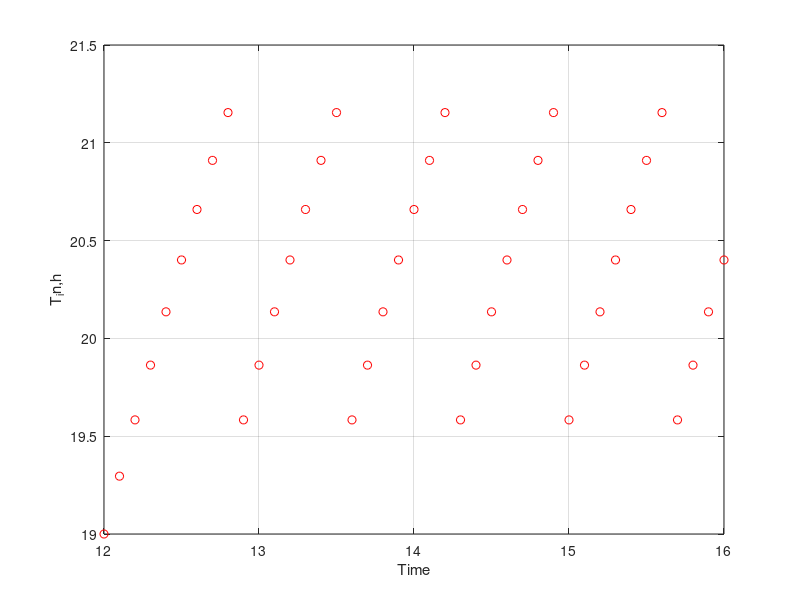

Source code (MATLAB):
length_1 = 20; %house length parameters
length_2 = 10;
length_3 = 4;
beta = 40; %roof angle
N_win = 4; %number of windows
N_wall = 1; %number of walls "all in one"
areaWin = 1; %area of windows
areaWall = 236; %area off walls
thermWall = 136.8; %wall thermal coeffient
thermWin = 2808; %window thermal coeffient
thickWin = 0.07; %thickness of windows 
thickWall = 0.2; %thickness of walls
airDen = 1.225; %air density
ca = 1.01; %thermal capasity of air
COP = 2; %coeffiecient of performance
P = 3; %power 3KW

Volume = (length_1*length_2*length_3) + (tand(beta)*length_1*length_2); %house volume
mass = Volume*airDen;
R_win = (1/N_win) * (thickWin/(thermWin*areaWin)); %resistance of windows
R_wall = (1/N_wall) * (thickWall/(thermWall*areaWall)); %resistance of walls
Rh = 1/(1/R_wall + 1/R_win); %paralel circuit
fprintf("Volume = %.10f\n",Volume)
fprintf("Mass = %.10f\n",mass)
fprintf("Walls' R = %.10f\n",R_wall)
fprintf("Windows' R = %.10f\n",R_win)
fprintf("Rh = %.10f\n\n",Rh)

deltaT = 0.1; %6 minutes period of an hour = 6/60
Tini = 19; %initial temp starts with fav temp of household's owner
Tout = 30; %for debugging
Ptotal = 0; %total power consumption counter
for t = 12:0.1:16
    fprintf("Time = %.2f\n",t);
    fprintf("Tin,h = %.2f\n\n",Tini);
    plot(t,Tini,'r-o');
    xlabel("Time")
    ylabel("T_in,h")
    grid on
  if (t>12) && (t<14)
    Tout = 30; %12am-14am outside temperature
  elseif (t>14.9) && (t<15)
    Tout = 31; %14am-15am outside temperature
  elseif (t>15.9) && (t<16)
    Tout = 30; %15am-16am outside temperature
  end
  if Tini<21
    U = 0; %HVAC is OFF
  else
    U = 1; %HVAC is ON
  end
hold on
Tini=((1-(deltaT/(1000*mass*ca*Rh)))*Tini+(deltaT/(1000*mass*ca*Rh))*Tout-U*((COP*P*deltaT)/(0.000277*mass*ca)));
Ptotal = Ptotal + P*U; %total power
end
fprintf("Total Power Consumption = %.d KW\n",Ptotal)